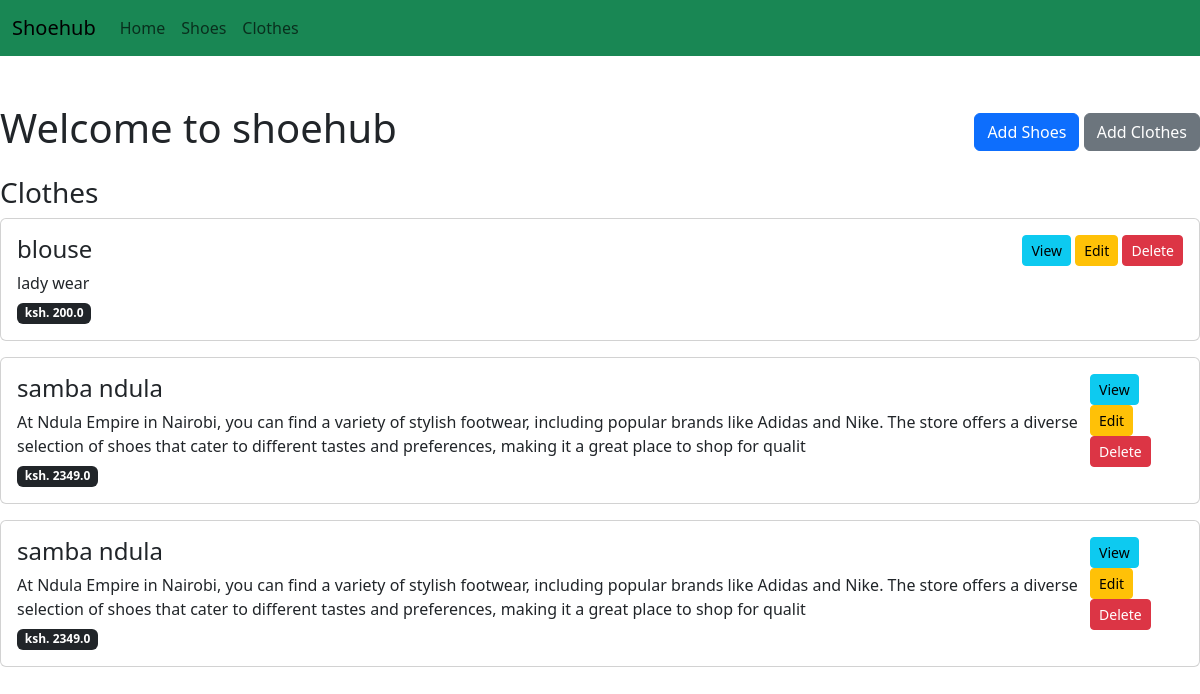
Page /firstapp/clothes/ on the earlier database version.
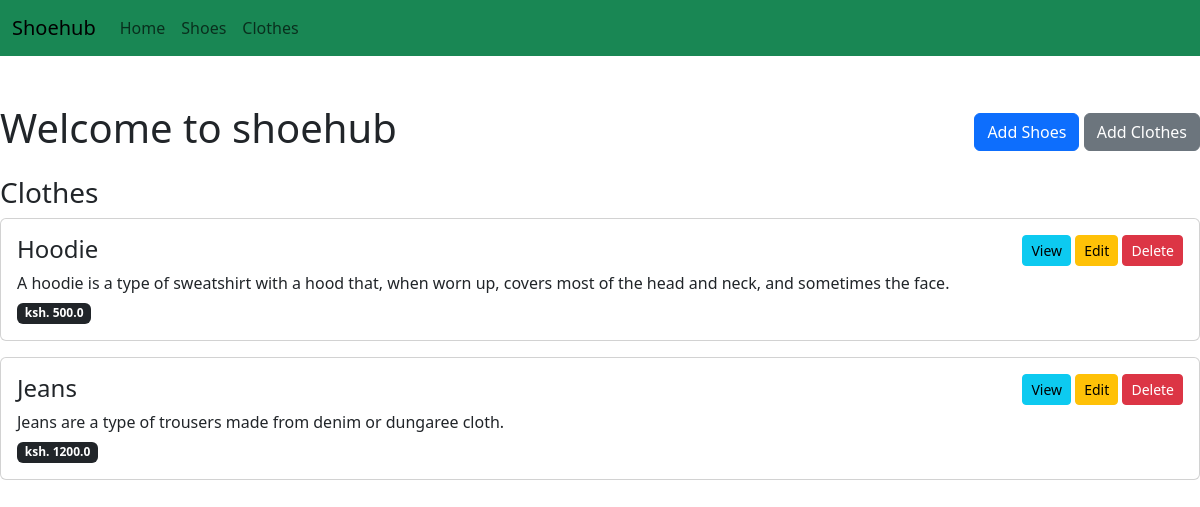
Same page on the later database version.
### firstapp/models.py (models this page shows, shortened)
class Clothes(models.Model):
    name=models.CharField(max_length=200)
    description=models.CharField(max_length=255)
    price=models.FloatField()
    color=models.CharField(max_length=100)
    created_at=models.DateField(auto_now_add=True)
    updated_at=models.DateField(auto_now=True)

### firstapp/views.py (the view)
# urls.py: path('clothes/', views.fetchAllClothes, name='fetchAllClothes'),
def fetchAllClothes(request):
    clothes = Clothes.objects.all()
    return render(request, 'home.html', {'clothes': clothes})

### templates/home.html (shortened to what this page needs)
{% extends 'main.html' %}
{% block content %}
<div class="my-5">
    <div class="d-flex justify-content-between align-items-center mb-3">
        <h1>Welcome to shoehub</h1>
        <div>
            <a href="{% url 'create-shoes' %}" class="btn btn-primary">Add Shoes</a>
            <a href="{% url 'create-clothes' %}" class="btn btn-secondary">Add Clothes</a>
        </div>
    </div>
    {% if clothes %}
    <h3>Clothes</h3>
    {% for cloth in clothes %}
    <div class="card mb-3 p-3">
        <div class="d-flex justify-content-between align-items-start">
            <div>
                <h4>{{ cloth.name }}</h4>
                <p class="mb-1">{{ cloth.description }}</p>
                <div class="badge bg-dark">ksh. {{ cloth.price }}</div>
            </div>
            <div>
                <a href="{% url 'clothes-detail' cloth.pk %}" class="btn btn-sm btn-info">View</a>
                <a href="{% url 'update-clothes' cloth.pk %}" class="btn btn-sm btn-warning">Edit</a>
                <a href="{% url 'delete-clothes' cloth.pk %}" class="btn btn-sm btn-danger">Delete</a>
            </div>
        </div>
    </div>
    {% endfor %}
    {% endif %}
</div>
{% endblock %}

### templates/main.html (shortened to what this page needs)
<!DOCTYPE html>
<html lang="en">
<head>
    <link href="https://cdn.jsdelivr.net/npm/bootstrap@5.3.8/dist/css/bootstrap.min.css" rel="stylesheet"
>
</head>
<body>
{% include 'navbar.html' %}
{% block content %}{% endblock %}
</body>
</html>

### templates/navbar.html (shortened to what this page needs)
<nav class="navbar navbar-expand-lg bg-success">
  <div class="container-fluid">
    <a class="navbar-brand" href="{% url 'home' %}">Shoehub</a>
    <div class="collapse navbar-collapse" id="navbarNav">
      <ul class="navbar-nav">
        <li class="nav-item">
          <a class="nav-link" aria-current="page" href="{% url 'home' %}">Home</a>
        </li>
        <li class="nav-item">
          <a class="nav-link" href="{% url 'fetchAll' %}">Shoes</a>
        </li>
        <li class="nav-item">
          <a class="nav-link" href="{% url 'fetchAllClothes' %}">Clothes</a>
        </li>
      </ul>
    </div>
  </div>
</nav>

Differences in the rows shown:
removed Clothes: name "blouse", description "lady wear", price "200.0"
removed Clothes: name "samba ndula", description "At Ndula Empire in Nairobi, you can find a variety of stylish footwear, including popular brands like Adidas and Nike. The store offers a diverse selection of shoes that cater to different tastes and preferences, making it a great place to shop for qualit", price "2349.0"
removed Clothes: name "samba ndula", description "At Ndula Empire in Nairobi, you can find a variety of stylish footwear, including popular brands like Adidas and Nike. The store offers a diverse selection of shoes that cater to different tastes and preferences, making it a great place to shop for qualit", price "2349.0"
added Clothes: name "Hoodie", description "A hoodie is a type of sweatshirt with a hood that, when worn up, covers most of the head and neck, and sometimes the face.", price "500.0"
added Clothes: name "Jeans", description "Jeans are a type of trousers made from denim or dungaree cloth.", price "1200.0"
